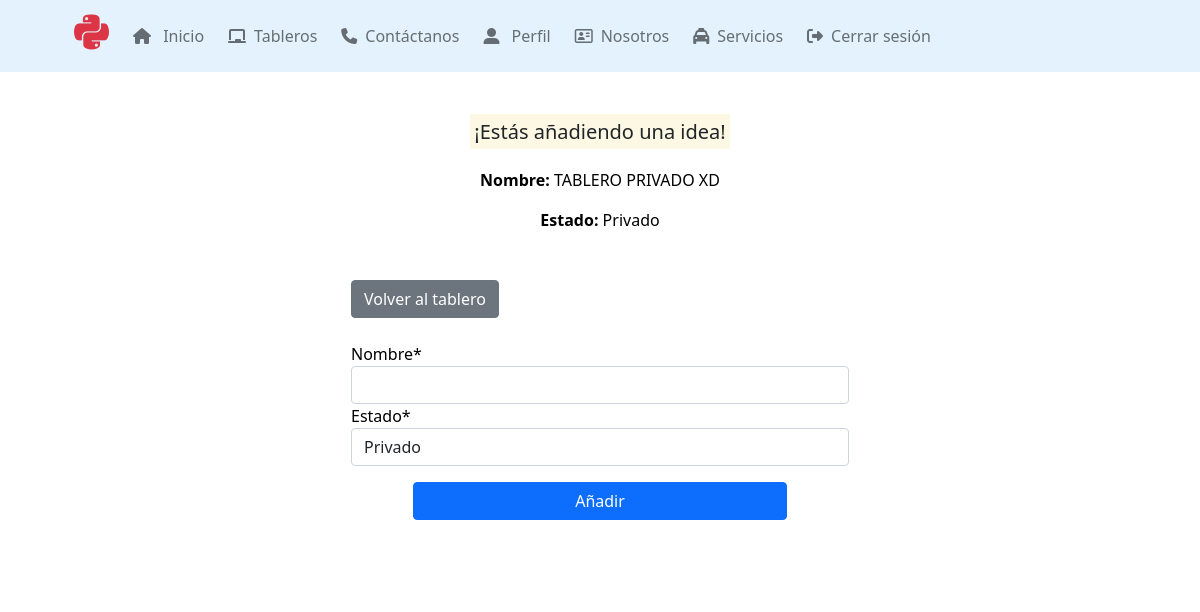
/accounts/boards/29/idea/ (signed in), run on an earlier commit of the app's database.
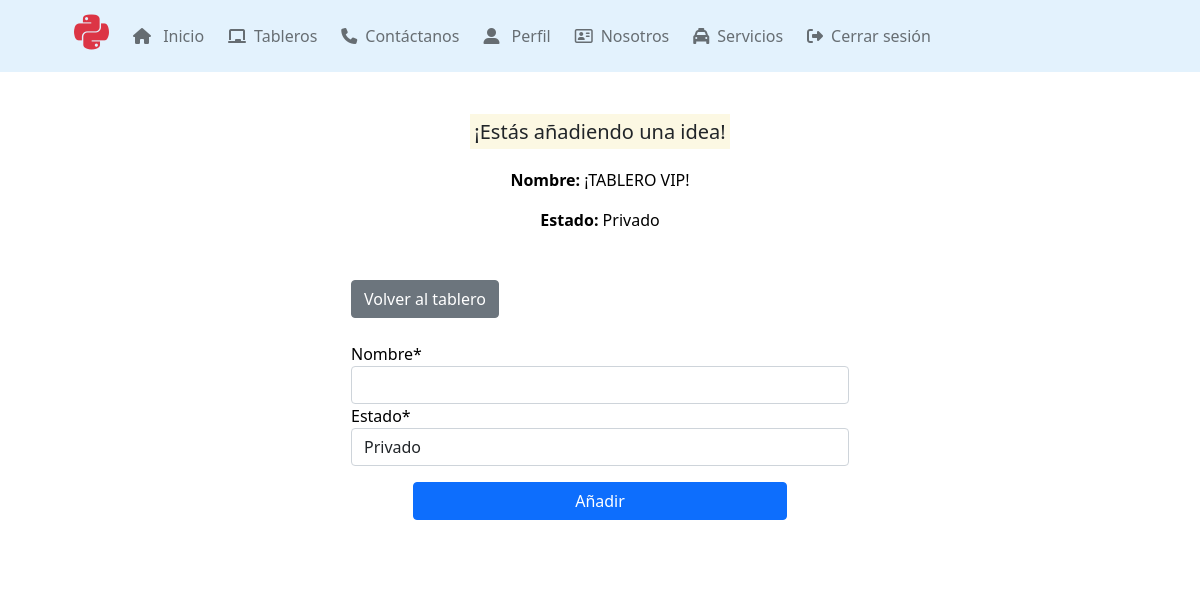
And on a later commit of the database.
### api/models.py (models this page shows, shortened)
class Board(models.Model):
    PUBLIC = 'PU'
    PRIVATE = 'PR'
    BOARD_STATUS = [
        (PUBLIC, 'Publico'),
        (PRIVATE, 'Privado')
    ]
    name = models.CharField(verbose_name="Nombre", max_length=36)
    owner = models.ForeignKey(User, on_delete=models.CASCADE, null=True)
    status = models.CharField(verbose_name="Estado",
                              max_length=2, choices=BOARD_STATUS, default=PUBLIC)
    created_at = models.DateTimeField(auto_now_add=True)
    updated_at = models.DateTimeField(auto_now=True)

### api/views.py (the view, shortened to what this page needs)
# urls.py: path('boards/<int:pk>/idea/', login_required(AddIdeaView.as_view()), name="create_idea"),
class AddIdeaView(CreateView):
    model = Ideas
    form_class = AddIdea
    template_name = 'form-idea.html'
    success_url = reverse_lazy('boards_id')
    pk = None
    def get_context_data(self, **kwargs):
        context = super().get_context_data(**kwargs)
        context['owner'] = self.request.user
        context['board'] = Board.objects.get(pk=self.kwargs.get('pk'))
        return context
    def get_initial(self, *args, **kwargs):
        initial = super().get_initial(*args, **kwargs)
        initial['owner'] = self.request.user
        initial['board'] = Board.objects.get(pk=self.kwargs.get('pk'))
        initial['status'] = Board.objects.get(pk=self.kwargs.get('pk')).status
        return initial

### api/forms.py (shortened to what this page needs)
class AddIdea(forms.ModelForm):
    class Meta:
        model = Ideas
        fields = ('board', 'owner', 'name','status')
        widgets = {
            'owner': forms.HiddenInput(),
            'board': forms.HiddenInput(),
        }

### api/templates/form-idea.html (shortened to what this page needs)
{% extends 'base.html'%}
{% load crispy_forms_tags %}
{% block content %}
<div class="container" style="height: 100%;">
    <div class="row justify-content-center pt-5 pt-sm-5 p-md-5">
        <div class="col-12">
            <h5 class="text-center text-dark"><span class="mark">¡Estás añadiendo una idea!</span></h5>
            <p class="text-center mb-0">
                <strong class="d-inline-block my-3">Nombre: </strong> {{ board.name }} <br>
                <strong>Estado: </strong>
                {% if board.status == 'PU' %}
                <span>Publico</span>
                {% else %}
                <span>Privado</span>
                {% endif %}
            </p>
        </div>
        <div class="col-12 col-md-6 bg-white py-5">
            <a class="btn btn-secondary " href="{% url 'boards_id' pk=board.id %}">Volver al tablero</a>
            <form class="mt-4" method="POST" action="{% url 'create_idea' board.id %}">
                {{ form | crispy }}
                <input type="submit" class="btn btn-primary d-block my-3 w-75 mx-auto" value="Añadir">
            </form>
        </div>
    </div>
</div>
{% endblock %}

What changed in the data, as far as the page shows it:
changed Board: name "TABLERO PRIVADO XD" → "¡TABLERO VIP!"
